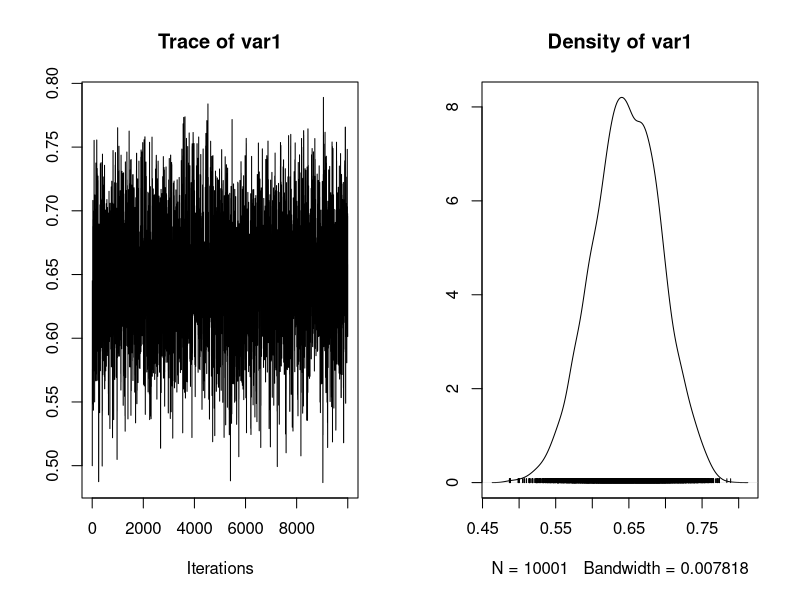
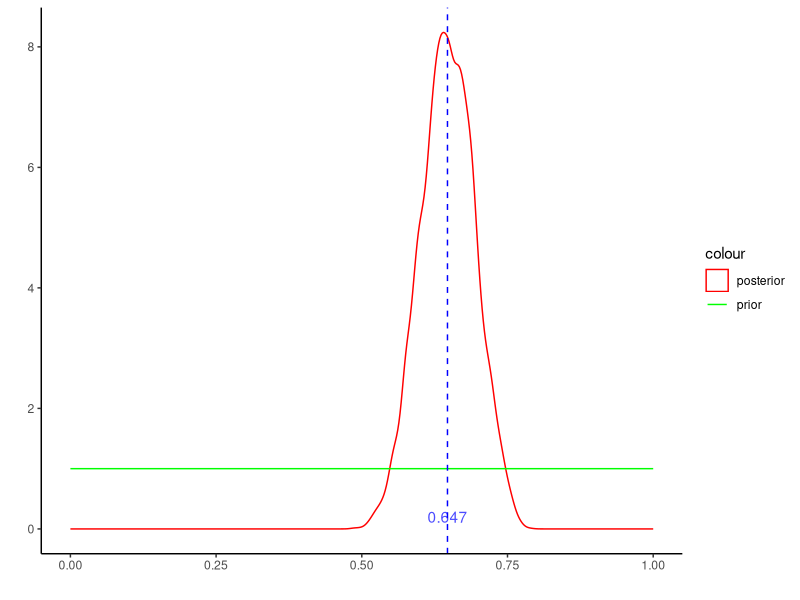
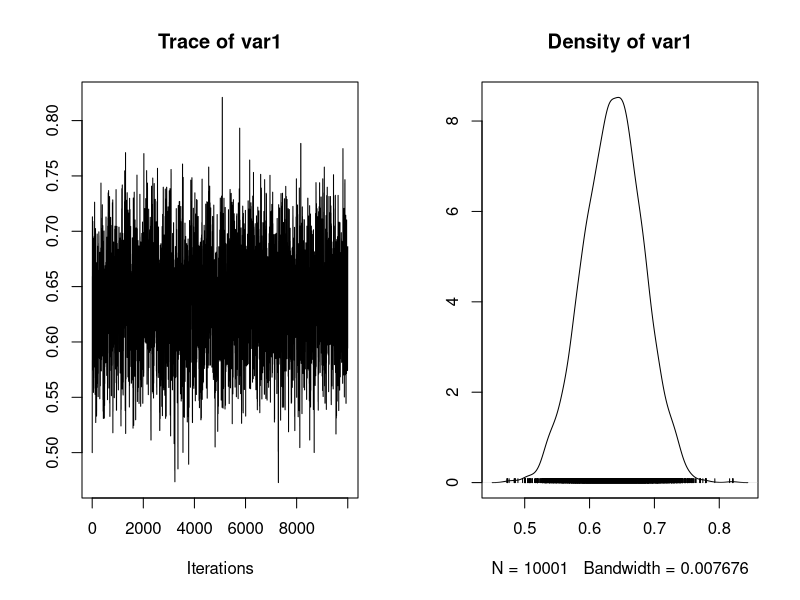
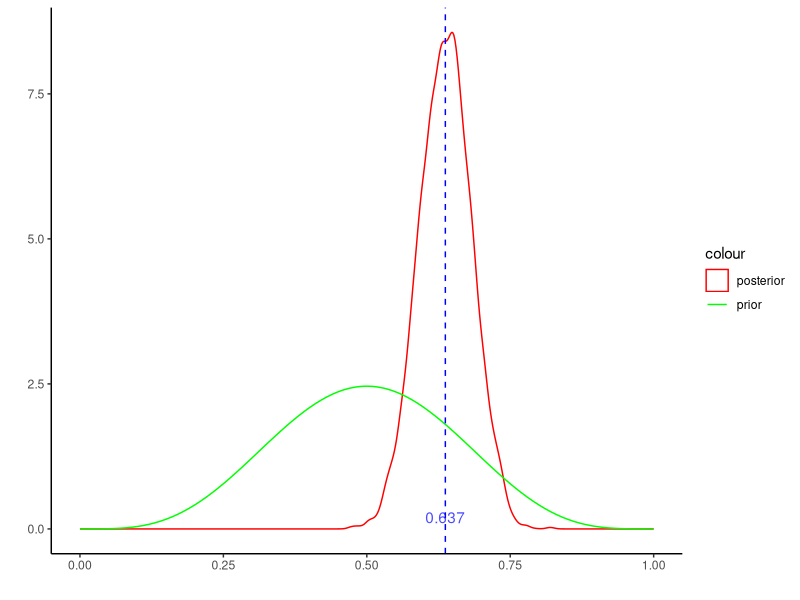
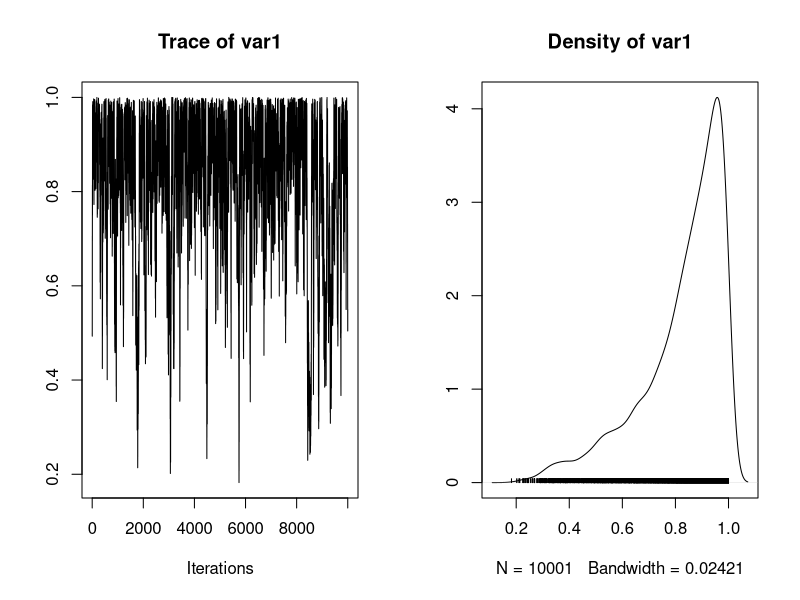
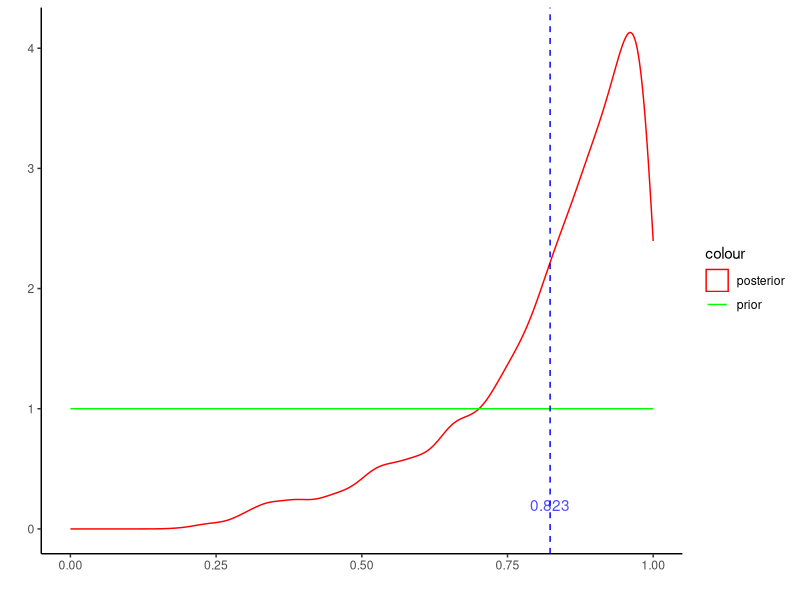
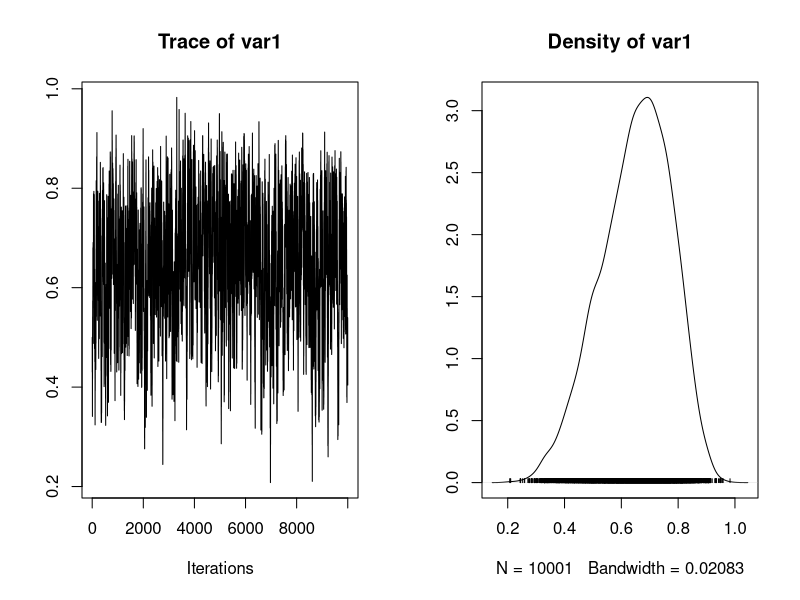
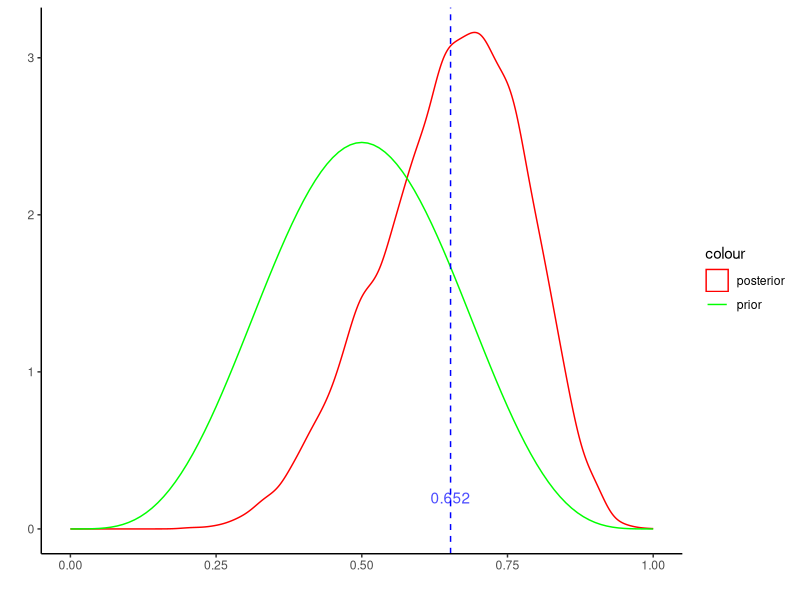

The R source for these figures, in order:
library(coda)


# This function calculates the probability of a 
# sequence of coin flip data, given a value of P_heads_guess
calc_prob_coin_flip_data <- function(P_heads_guess, coin_flips, log=T)
{
  # Empty list of probabilities
  probs_list = rep(NA, times=length(coin_flips))
  probs_list
  
  for (i in 1:length(coin_flips))
  {
    # Print an update
    #cat("\nAnalysing coin flip #", i, "/", length(coin_flips), sep="")
    
    # Get the current coin flip
    coin_flip = coin_flips[i]
    
    # If the coin flip is heads, give that datum
    # probability P_heads_guess.
    # If tails, give it (1-P_heads_guess)
    
    if (coin_flip == "H")
    {
      probs_list[i] = P_heads_guess
    } # End if heads
    
    if (coin_flip == "T")        
    {
      probs_list[i] = (1-P_heads_guess)
    } # End if tails
  } # End for-loop
  
  # Look at the resulting probabilities
  probs_list
  
  # We get the probability of all the data by multiplying
  # all the probabilities
  likelihood_of_data_given_P_heads_guess = prod(probs_list)
  
  if (log) 
    likelihood_of_data_given_P_heads_guess = log(likelihood_of_data_given_P_heads_guess)
  
  # Return result
  return(likelihood_of_data_given_P_heads_guess)
}


# this must be log likelihood
likelihood = function(param){
  return(calc_prob_coin_flip_data(P_heads_guess=param, coin_flips=coin_flips))
}

# 1 or 5
prior = function(param, shape1 = 1, shape2 = 1){
  return(dbeta(param, shape1 = shape1, shape2 = shape2, log = T))
}

# window size
getProposal = function(current, n=1, w = .01) {
  proposal = current + runif(n, min = -(w/2), max = (w/2)) 
  return(proposal)
}

accept = function(proposal, current, prior_shape) {
  if (proposal < 0 | proposal > 1) 
    return(FALSE);
  ratio = exp( likelihood(proposal) + 
                 prior(proposal, shape1 = prior_shape, shape2 = prior_shape) - 
                 likelihood(current) - 
                 prior(current, shape1 = prior_shape, shape2 = prior_shape) )
  if (ratio > runif(1)){
    return(TRUE)
  }else{
    return(FALSE)
  }
}

run_metropolis_MCMC = function(startvalue, iterations, prior_shape){
  cat("Prior beta(", prior_shape, ", ", prior_shape, ")\n")
  chain = array(dim = c(iterations+1,1))
  chain[1,] = startvalue
  reject = 0
  accept = 0
  i=1
  while (i <= iterations) {
    #cat("i = ", i, " : ")
    proposal = getProposal(chain[i,], w=.2) 
    isAccepted = accept(proposal, chain[i,], prior_shape)
    
    if (isAccepted) {
      #cat(" accept ", proposal, "\n")
      chain[i+1,] = proposal
      accept = accept + 1
    } else {
      #cat(" reject ", proposal, "\n")
      chain[i+1,] = chain[i,]
      reject = reject + 1
    }
    i = i + 1
  }
  cat("\nAccept = ", accept, ", reject  = ", reject, "\n")
  
  return(mcmc(chain))
}

createPlot = function(chain, chain_len, prior_shape, burnin=.1) {
  # rm burnin
  posterior = chain[(chain_len*burnin):chain_len, 1]
  length(posterior)
  
  library("tidyverse")
  df = tibble(x = posterior, dist = rep("posterior", length(posterior)))
  
  library("ggplot2")
  p <- ggplot(df, aes(x=x)) + 
    geom_density(aes(colour = "posterior")) + 
    stat_function(fun = function(x) dbeta(x, prior_shape, prior_shape), 
                  aes(colour = "prior")) +
    xlim(0, 1) + scale_colour_manual(values = c("red", "green")) + 
    xlab("") + ylab("") + theme_classic() + 
    # Add mean line
    geom_vline(aes(xintercept=summ[4]), color="blue", linetype="dashed", size=.5) +
    annotate(geom="text", x=summ[4], y=0.2, label=round(summ[4],3), 
             color="blue", alpha=.7)
  return(p)
}



####### data 1 #######

# Here are 100 coin flips:
coin_flips = c('H','T','H','T','H','H','T','H','H','H','T','H','H','T','T','T','T','H','H','H','H','H','H','H','H','H','H','H','H','H','H','H','H','T','T','T','H','T','T','T','H','T','T','T','H','H','H','T','T','H','H','H','T','H','H','H','T','T','H','H','H','H','H','H','H','T','T','H','H','H','H','T','T','H','H','H','T','T','H','H','H','H','H','H','T','T','T','H','H','H','H','H','H','T','H','T','H','H','T','T')

# Look at the data
coin_flips
length(coin_flips[coin_flips=='H'])

# some likelihoods :
calc_prob_coin_flip_data(P_heads_guess=0.5, coin_flips=coin_flips)
calc_prob_coin_flip_data(P_heads_guess=0.6, coin_flips=coin_flips)
calc_prob_coin_flip_data(P_heads_guess=0.7, coin_flips=coin_flips)


####### case 1 #######

startvalue = c(0.5) # P_heads_guess
chain_len = 10000

# data 100 flip, 65 head
# prior beta(1,1)
chain = run_metropolis_MCMC(startvalue, chain_len, prior_shape=1)

summ = summary(chain[(chain_len*.1):chain_len,])
plot(chain)

p <- createPlot(chain, chain_len, prior_shape = 1)
p
ggsave("b11d100.pdf", p, width = 5, height = 5)

####### case 2 #######

# data 100 flip, 65 head
# prior beta(5,5)
chain = run_metropolis_MCMC(startvalue, chain_len, prior_shape=5)

summ = summary(chain[(chain_len*.1):chain_len,])
plot(chain)

p <- createPlot(chain, chain_len, prior_shape = 5)
p
ggsave("b55d100.pdf", p, width = 5, height = 5)

####### case 3 #######

coin_flips = c('H','H','H','H')
               
# data 4 flip, 4 head
# prior beta(1,1)
chain = run_metropolis_MCMC(startvalue, chain_len, prior_shape=1)

summ = summary(chain[(chain_len*.1):chain_len,])
plot(chain)

p <- createPlot(chain, chain_len, prior_shape = 1)
p
ggsave("b11d4.pdf", p, width = 5, height = 5)


####### case 3 #######

# data 4 flip, 4 head
# prior beta(5,5)
chain = run_metropolis_MCMC(startvalue, chain_len, prior_shape=5)

summ = summary(chain[(chain_len*.1):chain_len,])
plot(chain)

p <- createPlot(chain, chain_len, prior_shape = 5)
p
ggsave("b55d4.pdf", p, width = 5, height = 5)


